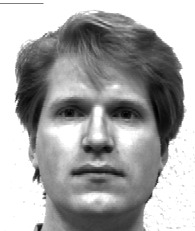
#> input picture train/subject01.normal.jpg, 195 x 231 px; its folder holds 4 pictures in this run
$ python FaceRecognition.py
#> lines starting #> are read from the running program, lines starting #| are printed output that depends on the picture; after the words box and inside, x2 and y2 are one past the last pixel; in counts of white or black regions, pixels touching at a corner belong together
#> in train_eigen_faces, img is the input picture: PIL image 195x231 L; min 0, max 255, mean 166.9
from PIL import Image
from os import listdir
import numpy as np

"""

A Python class that implements the Eigenfaces algorithm
for face recognition, using eigenvalues and
principle component analysis. A model is trained
with some images and then it is used to predict if
given image is a face image and if it matches with any
of the training images

"""

class FaceRecognition:
    rows = 195
    cols = 231
    T0 = 6500000000000
    T1 = 89000000

    """
    Initializing the class
    """
    def __init__(self):
        pass

    """
    Calculate difference between given image and mean face
    """
    def diff_mean_face(self, img):
        img -= self.mean_face[:]
        return img

    """
    Returns the projection of image on the face space
    """
    def compute_projection(self, img):
        proj_face = np.dot(self.eigen_faces.transpose(), img)
        return proj_face

    """
    Returns reconstructed image from eigen faces
    """
    def reconstruct_image(self, omega):
        img_proj = np.dot(self.eigen_faces, omega)
        return img_proj

    """
    Get face space from training images
    """
    def get_face_space(self):
        A_transpose = np.transpose(self.A)
        L = np.dot(A_transpose, self.A)
        eig_val, eig_vec = np.linalg.eig(L)
        U = np.dot(self.A, eig_vec)
        return U

    """
    Calculate Euclidean distance between 2 arrays
    """
    def get_euclidean_distance(self, arr1, arr2):
        dist_arr = np.linalg.norm(np.subtract(arr1, arr2))
        return dist_arr

    """
    Save data as image to the specified path
    """
    def save_image(self, imgdata, filepath, size):
#> called with imgdata = array of shape (45045,), filepath = 'output/mean_face.png', size = (195, 231)
        im = Image.new('L', size)
#> im: PIL image 195x231 L; every value is 0
        im.putdata(imgdata)
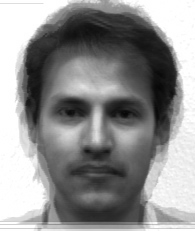
#> im: PIL image 195x231 L; min 7, max 255, mean 144
        im.save(filepath)

    """
    Get all the images from train directory
    Calculate the mean face and subtract from each image
    Get eigen faces and projection on face space
    """
    def train_eigen_faces(self):
        train_files = listdir('train')
        self.A = np.zeros(shape=(self.rows * self.cols, len(train_files)), dtype='int64')
        print(str(train_files))
        for i in range(0, len(train_files)):
            img = Image.open('train/' + train_files[i])
            img_arr = np.array(img, dtype='int64').flatten()
            self.A[:, i] = img_arr[:]

        self.mean_face = np.floor_divide(np.sum(self.A, axis=1) ,len(train_files))
        self.save_image(self.mean_face, 'output/mean_face.png', (self.rows, self.cols))
        for j in range(0, len(train_files)):
            self.A[:, j] -= self.mean_face[:]
            self.save_image(self.A[:, j], 'output/train_diff'+str(j)+'.png', (self.rows, self.cols))
#> this loop made 4 passes
#> pass 1, in save_image (call 2), `im.save(filepath)`:
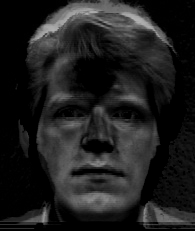
#> saved as train_diff0.png: PIL image 195x231 L; min 0, max 176, mean 31.1
#> pass 2, in save_image (call 3), `im.save(filepath)`:
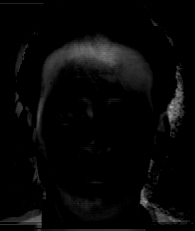
#> saved as train_diff1.png: PIL image 195x231 L; min 0, max 165, mean 7.5

        self.eigen_faces = self.get_face_space()
#> in get_face_space, `L = np.dot(A_transpose, self.A)`: L = [[131294078, -37875088, -11169558, -80683659], [-37875088, 78197227, -40076647, -1184247], [-11169558, -40076647, 64555629, -12988036], [-80683659, -1184247, -12988036, 94053049]]
#> in get_face_space, `eig_val, eig_vec = np.linalg.eig(L)`: eig_val = [202921453.8, 30812.4, 57643239.1, 107504477.6]; eig_vec = [[0.774, -0.496, 0.373, -0.129], [-0.25, -0.504, -0.4, -0.723], [0.0643, -0.5, -0.576, 0.644], [-0.578, -0.501, 0.608, 0.213]]
        for k in range(0, self.eigen_faces.shape[1]):
            self.save_image(self.eigen_faces[:, k], 'output/eigen_face'+str(k)+'.png', (self.rows, self.cols))
#> this loop made 4 passes
#> pass 1, in save_image (call 6), `im.save(filepath)`:
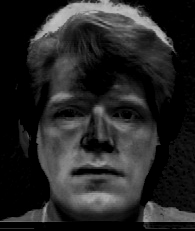
#> saved as eigen_face0.png: PIL image 195x231 L; min 0, max 194, mean 38.1
#> pass 2, in save_image (call 7), `im.save(filepath)`:
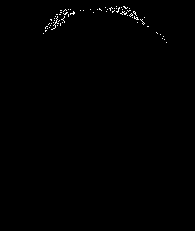
#> saved as eigen_face1.png: PIL image 195x231 L; values 0 (black) and 1 (white), 0.44% white in thin lines or dots, all inside (x1, y1, x2, y2) = (43, 6, 167, 43)

        train_projections = []
        for l in range(0, len(train_files)):
            projection = np.dot(self.eigen_faces.transpose(), self.A[:, l])
            print('Projection for training image ' + str(l) + ' is: ' + str(projection))
            train_projections.append(projection)
#> this loop made 4 passes
#> projection on passes 1 to 4: [157017453, -15273.9, 21492263.2, -13815603.7], [-50758474, -15527.1, -23068631, -77770714.4], [13043966, -15393.6, -33178197.5, 69253714], [-117371496.2, -15429.1, 35040991.9, 22846901.2]
#| Projection for training image 0 is: [ 1.57017453e+08 -1.52739389e+04  2.14922632e+07 -1.38156037e+07]
#| Projection for training image 1 is: [-5.07584740e+07 -1.55271159e+04 -2.30686310e+07 -7.77707144e+07]
#| Projection for training image 2 is: [ 1.30439660e+07 -1.53936365e+04 -3.31781975e+07  6.92537140e+07]
#| Projection for training image 3 is: [-1.17371496e+08 -1.54290982e+04  3.50409919e+07  2.28469012e+07]
#> after the loop, train_projections = [[157017453, -15273.9, 21492263.2, -13815603.7], [-50758474, -15527.1, -23068631, -77770714.4], [13043966, -15393.6, -33178197.5, 69253714], [-117371496.2, -15429.1, 35040991.9, 22846901.2]]
        self.train_proj = np.array(train_projections)
#> self.train_proj has the same summary as train_projections
        print('---------------End of training------------------')

    """
    For each image, predict if it is a face image
    Predict if the face matches with any of the training images
    """
    def predict_image(self, test_img, n):
        diff_test = self.diff_mean_face(test_img)
        self.save_image(diff_test, 'output/test_diff'+str(n)+'.png', (self.rows, self.cols))
        test_proj = self.compute_projection(diff_test)
        print('Image projection: ' + str(test_proj))
        test_recons = self.reconstruct_image(test_proj)
        self.save_image(test_recons, 'output/test_recons'+str(n)+'.png', (self.rows, self.cols))
        test_distance = self.get_euclidean_distance(test_recons, diff_test)
        dist_test_train = []
        for omega in self.train_proj:
            euc_dist = self.get_euclidean_distance(test_proj, omega)
            dist_test_train.append(euc_dist)

        print("Test distance is: " + str(test_distance))
        print("Test train distances are: " + str(dist_test_train))
        print("Minimum test train distance is: " + str(min(dist_test_train)))
        if test_distance > self.T0:
            print("Not a face image")
        else:
            if min(dist_test_train) < self.T1:
                print("Face recognised with training image " + str(dist_test_train.index(min(dist_test_train))+1))
            else:
                print("Face not recognised")
        print("===================================================")

"""
Method to call the FaceRecognition class for training and prediction
"""
def test():
    fr = FaceRecognition()
    fr.train_eigen_faces()
#> (the run stopped early here; a loop or call above may not have finished)
